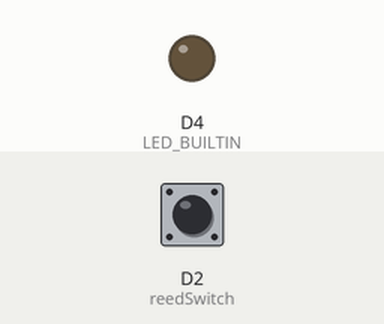
The program below on a simulated ESP8266 (NodeMCU). Shown: output pins drawn as LEDs (lit = HIGH, except the on-board LED, lit = LOW). Inputs (shaded band) come from the test bench; at power-on: D2 (reedSwitch) HIGH. WiFi joins after 1.5 s; servers stay silent unless stated; the local clock reads 2024-03-15 10:24:30 at power-on unless the program sets it; what the program prints to the serial monitor is not drawn.

Above: at 3.0 s.
3.1 s: D2 (reedSwitch) pulled LOW for 0.15 s
At 3.8 s:
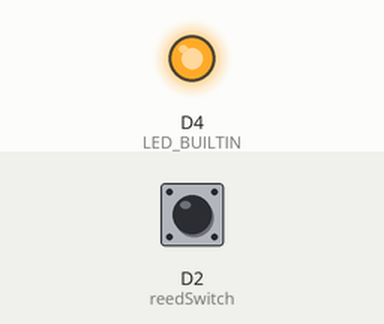
6.1 s: D2 (reedSwitch) pulled LOW for 3.2 s
At 9.8 s:
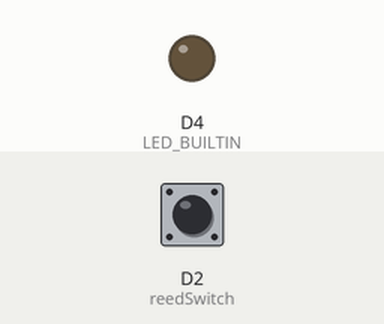
Timing chart, 0 to 11.3 s (numbered marks = the images above; inputs shaded):
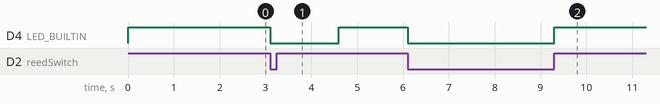

Measured:
- after the input at 3.1 s, D4 (LED_BUILTIN): HIGH → LOW at once, → HIGH 1.5 s later
- after the input at 6.1 s, D4 (LED_BUILTIN): HIGH → LOW at once, → HIGH 3.2 s later

The program:

main.cpp
```cpp
#include <Arduino.h>
#include <ESP8266WiFi.h>
#include <WiFiClientSecure.h>
#include <UniversalTelegramBot.h>
#include <ArduinoJson.h>

//variables for LED and reedSwitch
#define reedSwitch D2

//boolean variable to detect the state of the door
bool doorChangeStatus = false;

//variables for holing the reedSwitch state
bool state;
String doorState;

//a delay time of 1500ms from the door change state to get back again into the reading state
unsigned long previousMillis = 0;
const long interval = 1500;

//variables to store the credentials of the newtwork
const char *ssid = "Sanket";
const char *password = "Gunjal@8378";

//initialize Telegram Bot
#define BOTtoken "5927307714:AAHkhn3-qBdTkKbO0l7ojIPcJsXtjxXzI9M"

//The chatID of the bot
#define chatID "5183041842"

X509List cert(TELEGRAM_CERTIFICATE_ROOT);
WiFiClientSecure client;
UniversalTelegramBot bot(BOTtoken, client);

unsigned long currentMillis;

//runs whenever the reedswitch changes state
ICACHE_RAM_ATTR void changeDoorStatus(){
  Serial.println("State changed\n");
  doorChangeStatus = true;
}


void setup(){
  Serial.begin(115200);
  configTime(0, 0, "pool.ntp.org");       //get UTC time via NTP
  client.setTrustAnchors(&cert);          //add root certificate for api.telgram.org

  //Read the cuuurent door state
  pinMode(reedSwitch, INPUT_PULLUP);
  state = digitalRead(reedSwitch);

  // set LED state to match door sate
  pinMode(BUILTIN_LED, OUTPUT);
  digitalWrite(BUILTIN_LED, state);

  // Set the reedswitch pin as interrupt, assign interrupt function and set CHANGE mode
  attachInterrupt(digitalPinToInterrupt(reedSwitch), changeDoorStatus, CHANGE);

  //connect to WiFi
  WiFi.mode(WIFI_STA);
  WiFi.begin(ssid, password);
    while(WiFi.status() != WL_CONNECTED){
      delay(500);
      Serial.print(".");
    }
    Serial.print("");
    Serial.print("WiFi Connected!");

    bot.sendMessage(chatID, "Bot started up", "");
}

void loop(){
  if (doorChangeStatus){
    currentMillis = millis();
    if(currentMillis - previousMillis >= interval){
      previousMillis = currentMillis;
      //If a state has occured, invert the current door stae
      state = !state;
      if (state){
        doorState = "closed";
      }
      else{
        doorState = "Open";
      }
      digitalWrite(LED_BUILTIN, state);
      doorChangeStatus = false;
      Serial.println(state);
      Serial.println(doorState);

      //send notification
      bot.sendMessage(chatID, "The door is " + doorState, "");
    }
  }
}
```
